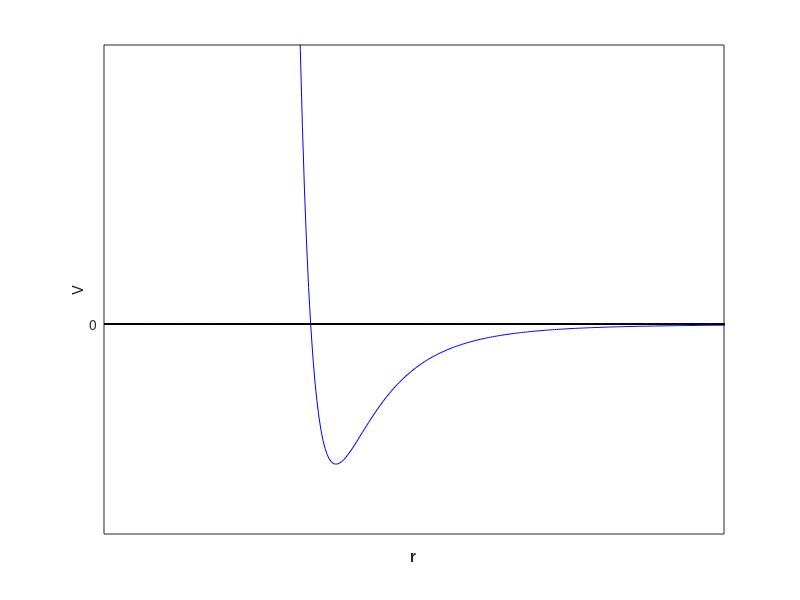

The MATLAB script that drew this image:
clear all;

r = 0:0.01:5;
inv_r6 = r.^-6;
inv_r12 = inv_r6.^2;
V = 4*(inv_r12-inv_r6);
plot(r(1,:),V(1,:),'b');
xlim([0 3]);
ylim([-1.5 2]);
hold on;
plot(r,zeros(size(r,2)),'k');
set(gca,'xtick',[],'ytick',[0]);
ylabel('V');
xlabel('r','fontweight','bold');
